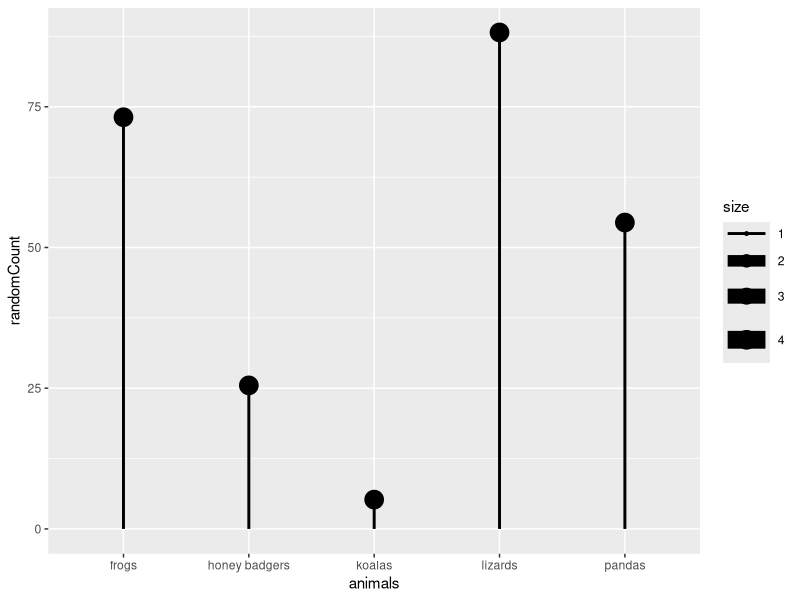

Recreate this plot in R.
require(ggplot2)

# random values
randomAnimals <- c("pandas", "frogs", "koalas", "lizards", "honey badgers")
randomCounts <- runif(5, 1, 100)

# create a table
myData <- data.frame(animals=randomAnimals,randomCount=randomCounts )
# alternatively you can read in data like
# myData <- read.csv("path/to/csv", header=TRUE)

# a simple plot
ggplot(data=myData ) + geom_point( aes(x= animals,y=randomCount, size=4) ) + geom_segment( aes(x=animals, y=0, xend= animals,yend=randomCount, size=1) )

# OMG HOW COOL IS THAT ^^



